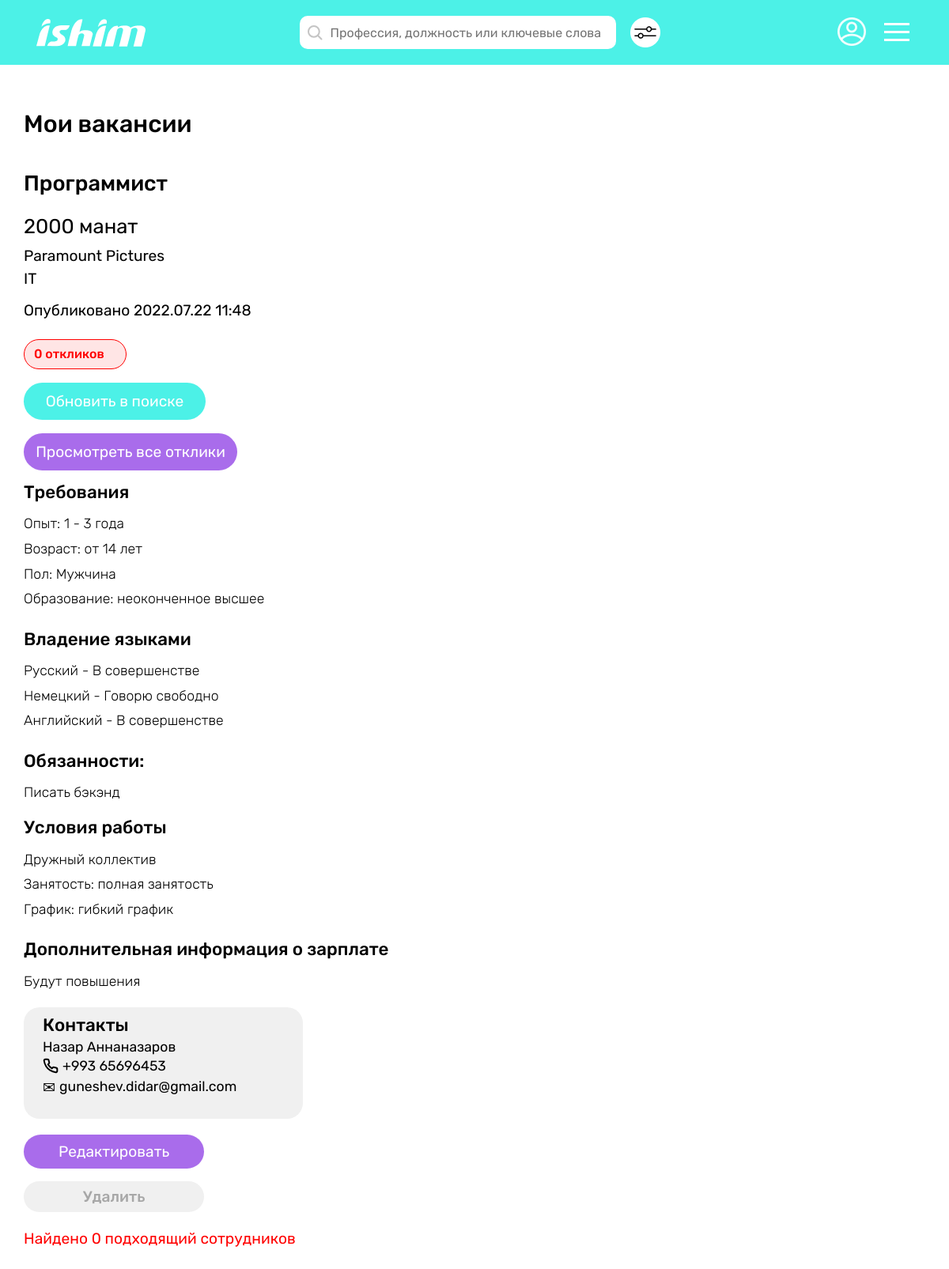
The app's page /tm/vacancy/my/3 (signed in) with its own data.
### vacancy/models.py (models this page shows, shortened)
class Vacancy(models.Model):
    creator = models.ForeignKey(User, on_delete=models.CASCADE)
    position = models.CharField(max_length=65)
    sphere = models.CharField(max_length=100)
    min_salary = models.IntegerField(default=0)
    max_salary = models.IntegerField()
    registration = models.CharField(max_length=100, default='не имеет значения')
    experience = models.CharField(max_length=65)
    min_age = models.IntegerField()
    max_age = models.IntegerField()
    sex = models.CharField(max_length=65, default='не имеет значения')
    education = models.CharField(max_length=65)
    responsibilities = models.TextField()
    work_terms = models.TextField()
    busyness = models.CharField(max_length=65, default='')
    work_graph = models.CharField(max_length=65)
    payment = models.TextField(default='')
    views = models.IntegerField(default=0)
    creation_date = models.DateTimeField(auto_now_add=True)
    class Meta:
        verbose_name_plural = "Vacancies"

class NeededLanguage(models.Model):
    vacancy = models.ForeignKey(Vacancy, on_delete=models.CASCADE)
    language = models.CharField(max_length=25)
    level = models.CharField(max_length=65)

### hirer/models.py (models this page shows, shortened)
class Hirer(models.Model):
    user = models.OneToOneField(User, on_delete=models.CASCADE, null=True, blank=True)
    company_name = models.CharField(max_length=65)
    sphere = models.CharField(max_length=100)
    phone_num = PhoneNumberField()
    city = models.CharField(max_length=65)
    creation_date = models.DateTimeField(auto_now_add=True)

### vacancy/tm_views.py (the view)
# urls.py: path('my/<int:pk>', tm_views.MyVacancyDetailView.as_view(), name='my-vacancy-info-tm'),
class MyVacancyDetailView(LoginRequiredMixin, UserPassesTestMixin, DetailView):
    model = Vacancy
    template_name = 'tm_vacancy/my_vacancy_detail.html'
    def test_func(self):
        if not hasattr(self.request.user, 'hirer'):
            return False
        vacancy = self.get_object()
        return vacancy.creator == self.request.user

### contacts/models.py (called while the page is built)
    def content_as_list(self):
        return self.content.split('\n')

### vacancy/templates/tm_vacancy/my_vacancy_detail.html (shortened to what this page needs)
{% extends "main/base.html" %}
{% load static %}
{% block content %}
      <div class="container__main pad-0 w-1920">
         {% include 'tm_main/header_hirer.html' %}
         <div class="container__content">
            <div class="my__vac__view">
               <h1 class="mvv__headline">Мои вакансии</h1>
               <h2 class="mvv__title">{{ object.position }}</h2>
               <h3 class="mvv__salary">{{ object.min_salary }} манат</h3>
               <span class="mvv__main__info">{{ object.creator.hirer.company_name }}</span>
               <span class="mvv__main__info">{{ object.sphere }}</span>
               <span class="mvv__main__info">Опубликовано {{ object.creation_date|date:"Y.m.d H:i"}}</span>
               <div class="mvv__amount__resp">{{ vacancy.response_set|length }} откликов</div>
               <a href="{% url 'refresh-vacancy-tm' object.id %}" class="mvv__refresh__in__search__btn green__btn">
                  Обновить в поиске
               </a>
               <a href="" class="mvv__see__all__resp purp__btn">Просмотреть все отклики</a>
               <h4 class="mvv__subtitle">Требования
               </h4>
               <p class="mvv__info">
                  <span>Опыт: {{ object.experience }}</span>
                  <span>Возраст: от {{ object.min_age }} лет</span>
                  <span>Пол: {{ object.sex }}</span>
                  <span>Образование: {{ object.education }}</span>
               </p>
               <h4 class="mvv__subtitle">Владение языками</h4>
               <p class="mvv__info">
                  {% for language in object.neededlanguage_set.all %}
                  <span>{{ language.language}} - {{ language.level }}</span>
                  {% endfor %}
               </p>
               <h4 class="mvv__subtitle">Обязанности:</h4>
               <p class="mvv__info">
                  {{ object.responsibilities }}
               </p>
               <h4 class="mvv__subtitle">Условия работы</h4>
               <p class="mvv__info">
                  <span>
                     {{ object.work_terms }}
                  </span>
                  <span>Занятость: {{ object.busyness }}</span>
                  <span>График: {{ object.work_graph }}</span>
               </p>
               <h4 class="mvv__subtitle">Дополнительная информация о зарплате</h4>
               <p class="mvv__info">
                  {{ object.payment }}
               </p>
               <div class="mvv__contacts">
                  <h4 class="mvv__subtitle">Контакты</h4>
                  {% with content=object.contact.content_as_list %}
                  <span>{{ content.0 }}</span>
                  <span>
                     <svg width="20" height="20" class="mr5">
                        <use xlink:href="#mob__pic" class="mob__pic" fill="none" stroke="black"></use>
                     </svg>
                     {{ content.1 }}</span>
                  <span><span class="mr5">✉</span>{{ content.2 }}</span>
                  {% endwith %}
               </div>
               <a href="{% url 'vacancy-edit-tm' object.id %}" class="mvv__edit__btn purp__btn">Редактировать</a>
               <a href="{% url 'vacancy-delete-tm' object.id %}" class="mvv__delete__btn">Удалить</a>
               <a href="{% url 'suitable-cvs-tm' object.id %}" class="suitable__link">Найдено {{ vacancy.cv_set.count }} подходящий сотрудников</a>
            </div>
         </div>
      </div>
      {% endblock %}

### static/main.css (style rules this page uses)
* { padding: 0; margin: 0; border: 0; }
*, *:before, *:after { -moz-box-sizing: border-box; -webkit-box-sizing: border-box; box-sizing: border-box; }
html, body { height: 100%; width: 100%; font-size: 100%; line-height: 1; font-size: 16px; -ms-text-size-adjust: 100%; -moz-text-size-adjust: 100%; -webkit-text-size-adjust: 100%; color: #000; font-family: 'Rubik', sans-serif; }
a, a:visited { text-decoration: none; }
h1, h2, h3, h4, h5, h6 { font-size: inherit; font-weight: 400; margin: 0; }
p { margin: 0; }
svg { margin: 0; padding: 0; }
.w-1920 { width: 100%; max-width: 1920px; }
.pad-0 { padding: 0; }
.purp__btn { background-color: #A96CEB; font-size: 1.2rem; line-height: 1.2; text-align: center; color: #fff; }
.green__btn { background-color: #4CF1E7; font-size: 1.2rem; line-height: 1.2; text-align: center; color: #fff; }
.mr5 { margin-right: 5px; }
.container__content { width: 100%; max-width: 1440px; padding: 0 30px; margin: 0 auto; position: relative; }
.container__main { width: 100%; margin: 0 auto; position: relative; }
.suitable__link { color: #FF0000; }
.my__vac__view { width: 100%; max-width: 740px; display: flex; flex-direction: column; padding-top: 60px; }
.mvv__headline { font-size: 1.9rem; font-weight: 500; margin-bottom: 47px; }
.mvv__title { font-size: 1.7rem; font-weight: 500; margin-bottom: 27px; }
.mvv__salary { font-size: 1.6rem; margin-bottom: 15px; }
.mvv__main__info { font-size: 1.2rem; margin-bottom: 10px; }
.mvv__amount__resp { max-width: 130px; font-weight: 500; color: #FF0000; padding: 10px 12px; background: rgba(255, 0, 0, 0.1); border: 1px solid #FF0000; border-radius: 30px; margin-top: 17px; margin-bottom: 17px; }
.mvv__refresh__in__search__btn { width: 230px; padding: 12px 15px; background: #4CF1E7; border-radius: 33px; margin-bottom: 17px; }
.mvv__see__all__resp { width: 270px; padding: 12px 15px; border-radius: 33px; margin-bottom: 17px; }
.mvv__subtitle { font-size: 1.4rem; font-weight: 500; margin-bottom: 16px; }
.mvv__info { font-size: 1.1rem; font-weight: 300; line-height: 1.4; margin-bottom: 21px; }
.mvv__info span { display: block; font-size: 1.1rem; font-weight: 300; margin-bottom: 7px; }
.mvv__contacts { width: 100%; max-width: 353px; padding: 12px 24px 24px 24px; background: #F0F0F0; border-radius: 20px; margin-bottom: 20px; }
.mvv__contacts .mvv__subtitle { margin-bottom: 7px; }
.mvv__contacts span { width: 100%; display: flex; align-items: center; font-size: 1.1rem; margin-bottom: 5px; }
.mvv__contacts span span { font-size: 1.2rem; margin-top: 3px; margin-bottom: 0; width: auto; }
.mvv__edit__btn { width: 228px; padding: 10px 0; text-align: center; background: #A96CEB; border-radius: 33px; margin-bottom: 16px; }
.mvv__delete__btn { width: 228px; font-size: 1.2rem; font-weight: 500; text-align: center; color: rgba(0, 0, 0, 0.3); padding: 10px 0; background: #F0F0F0; border-radius: 33px; margin-bottom: 24px; }
.suitable__link { font-size: 1.2rem; color: #FF0000; margin-bottom: 30px; }

### records on screen
Vacancy: position "Программист", min_salary "2000", creator.hirer.company_name "Paramount Pictures", sphere "IT", creation_date "2022.07.22 11:48", response_set|length "0", experience "1 - 3 года", min_age "14", sex "Мужчина", education "неоконченное высшее", responsibilities "Писать бэкэнд", work_terms "Дружный коллектив", busyness "полная занятость", work_graph "гибкий график", payment "Будут повышения", cv_set.count "0"
NeededLanguage: language "Русский", level "В совершенстве"
NeededLanguage: language "Немецкий", level "Говорю свободно"
NeededLanguage: language "Английский", level "В совершенстве"

### other values on screen
{{ content.0 }} "Назар Аннаназаров"
{{ content.1 }} "+993 65696453"
{{ content.2 }} "guneshev.didar@gmail.com"
